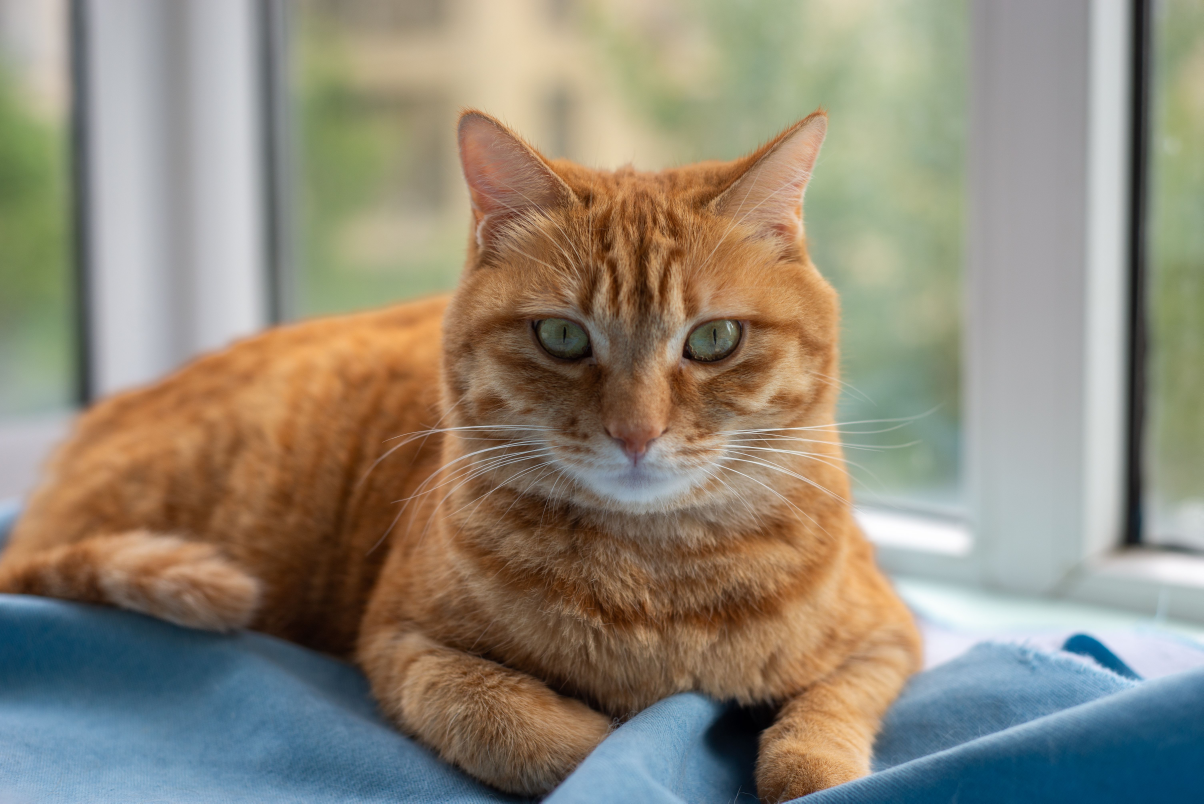
#> input picture references/image-test/cat-test.jpg, 6016 x 4016 px (shown at 1/5 size); its folder holds only this picture in this run
$ python decodePhotoFixtures.py
#> lines starting #> are read from the running program, lines starting #| are printed output that depends on the picture
"""Decode user photo fixtures for the trajectory lab; requires Pillow."""
import json
import sys
from pathlib import Path
from PIL import Image, ImageOps

root = Path(sys.argv[1] if len(sys.argv) > 1 else "references/image-test")
out = Path(sys.argv[2] if len(sys.argv) > 2 else "artifacts/photo-inputs")
out.mkdir(parents=True, exist_ok=True)
for path in sorted(root.iterdir()):
    if path.suffix.lower() not in (".png", ".jpg", ".jpeg", ".webp"):
        continue
    original = ImageOps.exif_transpose(Image.open(path)).convert("RGBA")
    def resized(edge):
#> called with edge = 240
        scale = min(1, edge / max(original.size))
#> scale = 0.0399
        return original.resize(tuple(max(1, round(v * scale)) for v in original.size), Image.Resampling.BILINEAR)
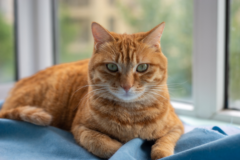
#> returned value: PIL image 240x160 RGBA; mean R, G, B, A 143.8, 136.4, 120.5, 255
    image, sample = resized(240), resized(160)
#> call 2 of resized, with edge = 160
#> in resized (call 2), `scale = min(1, edge / max(original.size))`: scale = 0.0266
#> in resized (call 2), `return original.resize(tuple(max(1, round(v * scale)) for v in origina..`:
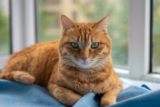
#> returned value: PIL image 160x107 RGBA; mean R, G, B, A 143.8, 136.4, 120.5, 255
    (out / (path.stem + ".json")).write_text(json.dumps({
        "name": path.name, "width": image.width, "height": image.height,
        "rgba": list(image.tobytes()), "sample": list(sample.tobytes()),
    }), encoding="utf-8")
    print(path.name, original.size)
#| cat-test.jpg (6016, 4016)

$ run again, on references/image-test/johny-test.jpg
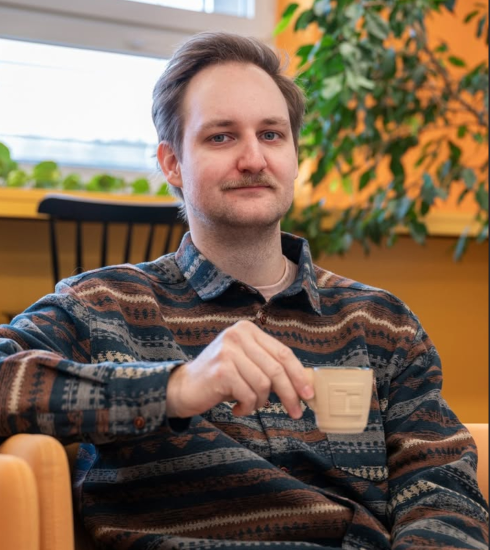
#> input picture references/image-test/johny-test.jpg, 979 x 1100 px (shown at 1/2 size)
#> in resized, `return original.resize(tuple(max(1, round(v * scale)) for v in origina..`:
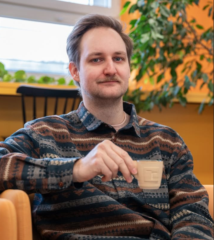
#> returned value: PIL image 214x240 RGBA; mean R, G, B, A 123.7, 103, 83.5, 255
#> scale = 0.145
#> in resized (call 2), `return original.resize(tuple(max(1, round(v * scale)) for v in origina..`:
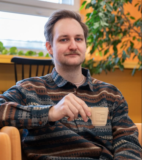
#> returned value: PIL image 142x160 RGBA; mean R, G, B, A 123.8, 103, 83.5, 255
#| johny-test.jpg (979, 1100)

$ run again, on references/image-test/kid01-test.jpg
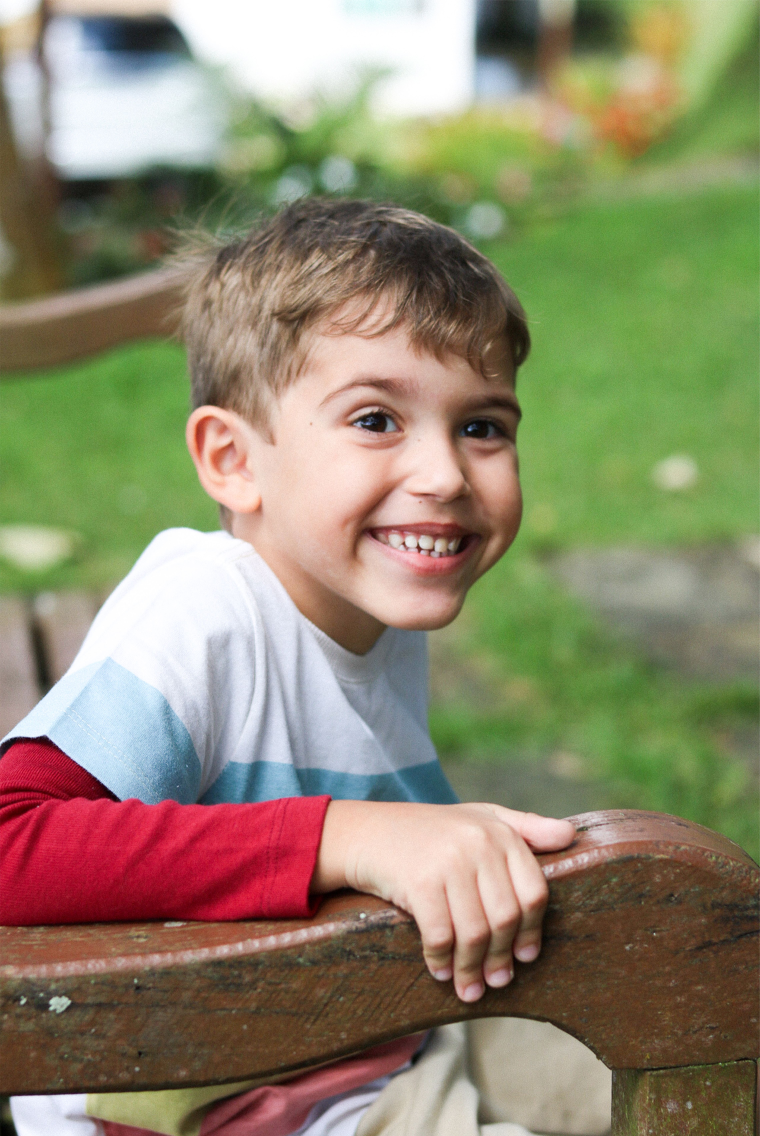
#> input picture references/image-test/kid01-test.jpg, 4560 x 6816 px (shown at 1/6 size)
#> in resized, `return original.resize(tuple(max(1, round(v * scale)) for v in origina..`:
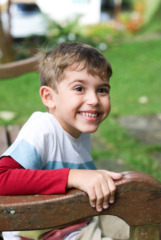
#> returned value: PIL image 161x240 RGBA; mean R, G, B, A 141.9, 135, 107.9, 255
#> scale = 0.0235
#> in resized (call 2), `return original.resize(tuple(max(1, round(v * scale)) for v in origina..`:
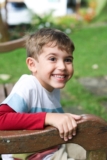
#> returned value: PIL image 107x160 RGBA; mean R, G, B, A 141.9, 135, 107.9, 255
#| kid01-test.jpg (4560, 6816)

$ run again, on references/image-test/kid02-girl-test.jpg
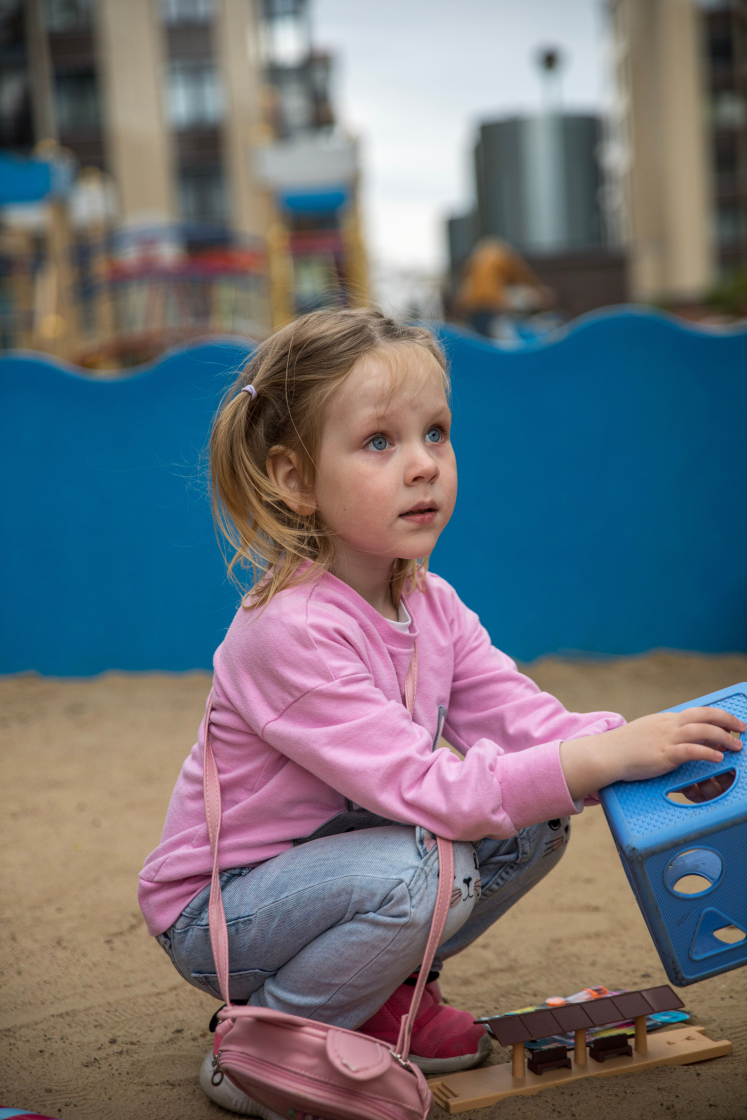
#> input picture references/image-test/kid02-girl-test.jpg, 4480 x 6720 px (shown at 1/6 size)
#> in resized, `return original.resize(tuple(max(1, round(v * scale)) for v in origina..`:
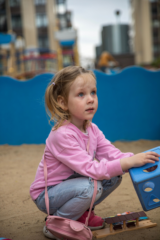
#> returned value: PIL image 160x240 RGBA; mean R, G, B, A 108.6, 111.6, 118.5, 255
#> scale = 0.0238
#> in resized (call 2), `return original.resize(tuple(max(1, round(v * scale)) for v in origina..`:
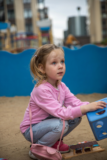
#> returned value: PIL image 107x160 RGBA; mean R, G, B, A 108.6, 111.6, 118.5, 255
#| kid02-girl-test.jpg (4480, 6720)

$ run again, on references/image-test/dada-test.jpg
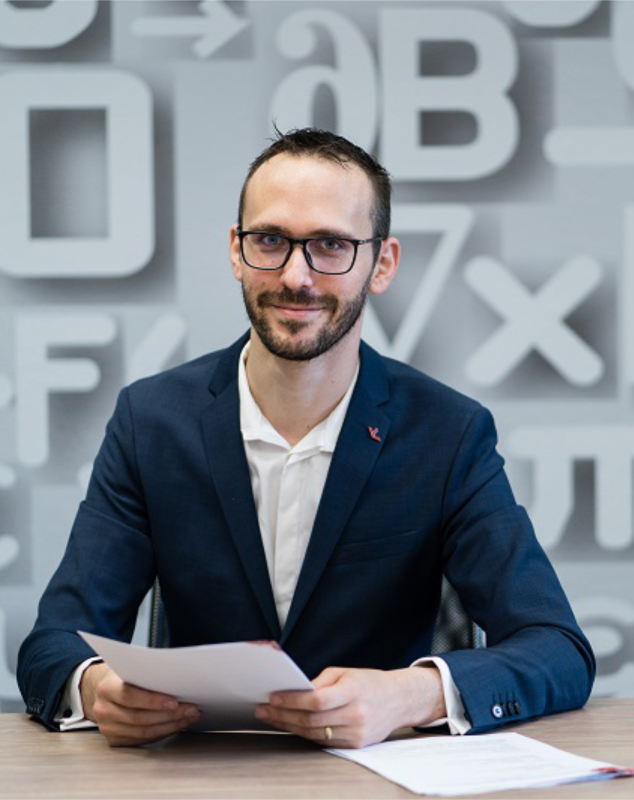
#> input picture references/image-test/dada-test.jpg, 1267 x 1600 px (shown at 1/2 size)
#> in resized, `return original.resize(tuple(max(1, round(v * scale)) for v in origina..`:
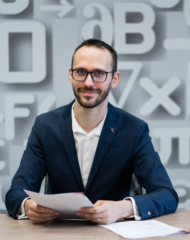
#> returned value: PIL image 190x240 RGBA; mean R, G, B, A 126.7, 132.5, 139.8, 255
#> scale = 0.1
#> in resized (call 2), `return original.resize(tuple(max(1, round(v * scale)) for v in origina..`:
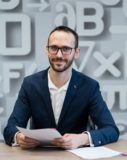
#> returned value: PIL image 127x160 RGBA; mean R, G, B, A 126.7, 132.6, 139.8, 255
#| dada-test.jpg (1267, 1600)
